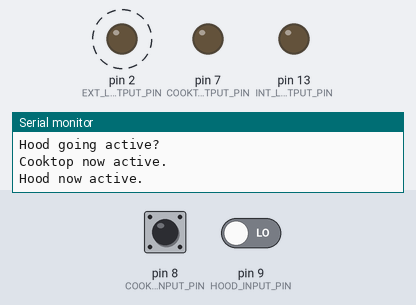
Bench run of a sketch on a simulated Arduino Pro Mini, built with avr-gcc and run on an emulated ATmega328P. On the bench: output pins drawn as LEDs (lit = HIGH), the last lines printed to the serial monitor. Dashed ring = blinking. Inputs (shaded band) come from the test bench; at power-on: pin 9 (HOOD_INPUT_PIN) LOW, pin 8 (COOKTOP_INPUT_PIN) LOW.

Above: at 1.2 s.
1.3 s: pin 9 (HOOD_INPUT_PIN) driven HIGH
At 2.1 s:
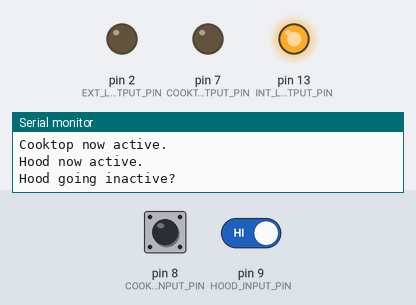
At 2.45 s:
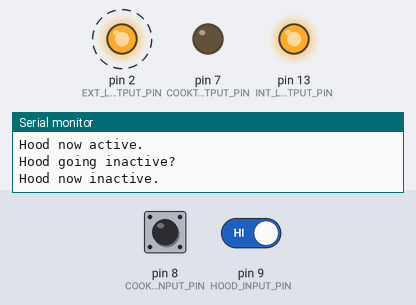
7.3 s: pin 8 (COOKTOP_INPUT_PIN) pulled HIGH for 3.2 s
12.0 s: pin 9 (HOOD_INPUT_PIN) driven LOW
Timing chart, 0 to 15.0 s (numbered marks = the images above; inputs shaded):
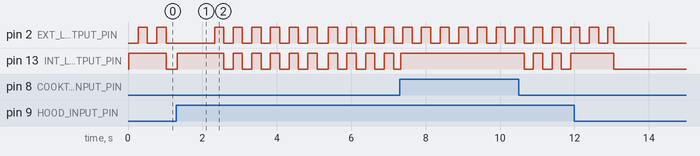

The sketch:

hood-warning-light.ino
```cpp
// Warning light for kitchen hood not turned on while cooktop is heating

// Wiring of Arduino Pro Mini:
//
//                     +----------+
//                     |      Raw ø----- Hood DC+
//                     |      GND ø----- Hood GND
//   LED output - -----ø GND      |
//  *LED output + -----ø 2    Vcc ø
//                     |          |
// Cooktop switch -----ø 7**      |
// Cooktop switch -----ø 8***     |
//    Hood signal -----ø 9***     |
//                     +----------+
//
//   * Use current-limiting resistor in series with LED.
//  ** Mount 10kOhm pull-down resistor (to GND) on pin 7.
// *** Mount 10kOhm pull-up resistors (to Vcc) on pins 8 and 9.
//
// LED output:     LED needs resistor.
// Hood signal:    Active low.
// Cooktop switch: May be stable or closed for a few milliseconds at least once per 3 sec.

#define INPUT_READING_INTERVAL_MSEC           50
#define HOOD_INPUT_CHANGE_STABLE_MSEC       1000
#define COOKTOP_INPUT_ACTIVE_STABLE_MSEC      50
#define COOKTOP_INPUT_INACTIVE_STABLE_MSEC  5000
#define LED_BLINK_HALF_PERIOD_MSEC           250

#define EXT_LED_OUTPUT_PIN   2
#define COOKTOP_OUTPUT_PIN   7
#define COOKTOP_INPUT_PIN    8
#define HOOD_INPUT_PIN       9
#define INT_LED_OUTPUT_PIN  13

#define COOKTOP_ACTIVE_LEVEL  LOW
#define HOOD_ACTIVE_LEVEL     LOW

#define SERIAL_BAUD_RATE  9600

// Startup assuming idle state with stable inactive inputs
unsigned long hoodChangeMillis = 0;
unsigned long cooktopChangeMillis = 0;
unsigned long ledToggleMillis = 0;
int cooktopInputState = (COOKTOP_ACTIVE_LEVEL == LOW) ? HIGH : LOW;
int hoodInputState    = (HOOD_ACTIVE_LEVEL == LOW) ? HIGH : LOW;

void setup()
{
  pinMode(INT_LED_OUTPUT_PIN, OUTPUT);
  pinMode(EXT_LED_OUTPUT_PIN, OUTPUT);
  pinMode(COOKTOP_OUTPUT_PIN, OUTPUT);
  pinMode(COOKTOP_INPUT_PIN, INPUT);
  pinMode(HOOD_INPUT_PIN, INPUT);

  digitalWrite(INT_LED_OUTPUT_PIN, LOW);
  digitalWrite(EXT_LED_OUTPUT_PIN, LOW);
  digitalWrite(COOKTOP_OUTPUT_PIN, COOKTOP_ACTIVE_LEVEL);

  Serial.begin(SERIAL_BAUD_RATE);

  Serial.println("Hood Warning Light");
  Serial.println("==================");
}

void loop()
{
  checkInputs();
  updateLED();
  delay(INPUT_READING_INTERVAL_MSEC);
}

void checkInputs()
{
  checkInput("Cooktop", COOKTOP_INPUT_PIN, COOKTOP_ACTIVE_LEVEL, &cooktopInputState, &cooktopChangeMillis, COOKTOP_INPUT_ACTIVE_STABLE_MSEC, COOKTOP_INPUT_INACTIVE_STABLE_MSEC);
  checkInput("Hood",    HOOD_INPUT_PIN,    HOOD_ACTIVE_LEVEL,    &hoodInputState,    &hoodChangeMillis,    HOOD_INPUT_CHANGE_STABLE_MSEC,    HOOD_INPUT_CHANGE_STABLE_MSEC);
}

void checkInput(String name, int pinNo, int signalActiveLevel, int* pSignalState, unsigned long* pSignalChangeMillis, unsigned long activeStableMillis, unsigned long inactiveStableMillis)
{
  int signalLevel = digitalRead(pinNo);
  unsigned long millisNow = millis();

  bool goingActive = (signalLevel == signalActiveLevel) && (signalLevel != *pSignalState);
  bool goingInactive = (signalLevel != signalActiveLevel) && (signalLevel != *pSignalState);

  // Not currently waiting for a stable signal change?
  if (*pSignalChangeMillis == 0)
  {
    // Signal about to change?
    if (signalLevel != *pSignalState)
    {
      // Remember time of the change
      *pSignalChangeMillis = millisNow;

      // Reserved value?
      if (*pSignalChangeMillis == 0)
        *pSignalChangeMillis = 1;

      if (goingActive || goingInactive)
      {
        Serial.print(name);
        Serial.print(" going ");
        Serial.println(goingActive ? "active?" : "inactive?");
      }
    }
  }
  else // Waiting for a stable signal change
  {
    // State change stable for a certain time?
    if ((goingActive   && (millisNow - *pSignalChangeMillis) >= activeStableMillis) ||
        (goingInactive && (millisNow - *pSignalChangeMillis) >= inactiveStableMillis))
    {
      // State change done
      *pSignalState = signalLevel;
      *pSignalChangeMillis = 0;

      Serial.print(name);
      Serial.print(" now ");
      Serial.println(goingActive ? "active." : "inactive.");
    }
    else // No stable state change (yet)
    {
      // No state change anyway?
      if (!goingActive && !goingInactive)
      {
        // Forget it for now
        *pSignalChangeMillis = 0;
      }
    }
  }
}

void updateLED()
{
  // Should warn that cooktop is on but hood not ventilating?
  if ((cooktopInputState == COOKTOP_ACTIVE_LEVEL) && (hoodInputState != HOOD_ACTIVE_LEVEL))
  {
    unsigned long millisNow = millis();

    // Time to toggle LED state now?
    if ((millisNow - ledToggleMillis) >= LED_BLINK_HALF_PERIOD_MSEC)
    {
      // Toggle LED state to make it blink
      digitalWrite(EXT_LED_OUTPUT_PIN, (digitalRead(EXT_LED_OUTPUT_PIN) == LOW) ? HIGH : LOW);
      ledToggleMillis = millisNow;
    }
  }
  else // Should not warn
  {
    digitalWrite(EXT_LED_OUTPUT_PIN, LOW);
  }

  bool isChangingInputState = (hoodChangeMillis != 0) || (cooktopChangeMillis != 0);

  // Turn on internal LED when changing input state - otherwise same as external LED
  if (isChangingInputState)
    digitalWrite(INT_LED_OUTPUT_PIN, HIGH);
  else
    digitalWrite(INT_LED_OUTPUT_PIN, digitalRead(EXT_LED_OUTPUT_PIN));
}
```

Measured:
- after the input at 1.3 s, pin 2 (EXT_LED_OUTPUT_PIN): alternates HIGH for 0.25 s and LOW for 0.25 s, starting after 1.0 s; pin 13 (INT_LED_OUTPUT_PIN): LOW → HIGH at once, then repeats every 2.0 s: 4 × (LOW 0.25 s, HIGH 0.25 s)
- by itself, pin 2 (EXT_LED_OUTPUT_PIN): alternates HIGH for 0.25 s and LOW for 0.25 s
